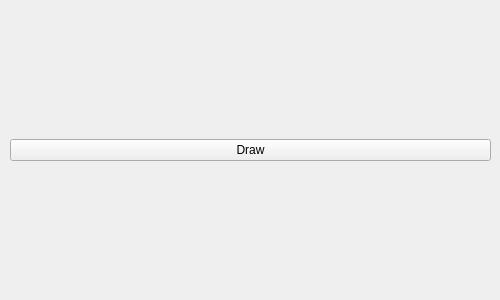
<?xml version="1.0" encoding="UTF-8"?>
<ui version="4.0">
 <class>Hand</class>
 <widget class="QWidget" name="Hand">
  <property name="geometry">
   <rect>
    <x>0</x>
    <y>0</y>
    <width>500</width>
    <height>300</height>
   </rect>
  </property>
  <property name="windowTitle">
   <string>Hand</string>
  </property>
  <widget class="QWidget" name="verticalLayoutWidget">
   <property name="geometry">
    <rect>
     <x>10</x>
     <y>10</y>
     <width>481</width>
     <height>281</height>
    </rect>
   </property>
   <layout class="QVBoxLayout" name="verticalLayout">
    <property name="spacing">
     <number>10</number>
    </property>
    <item>
     <layout class="QHBoxLayout" name="horizontalLayout"/>
    </item>
    <item>
     <widget class="QPushButton" name="pushButton">
      <property name="text">
       <string>Draw</string>
      </property>
     </widget>
    </item>
   </layout>
  </widget>
 </widget>
 <resources/>
 <connections/>
</ui>
